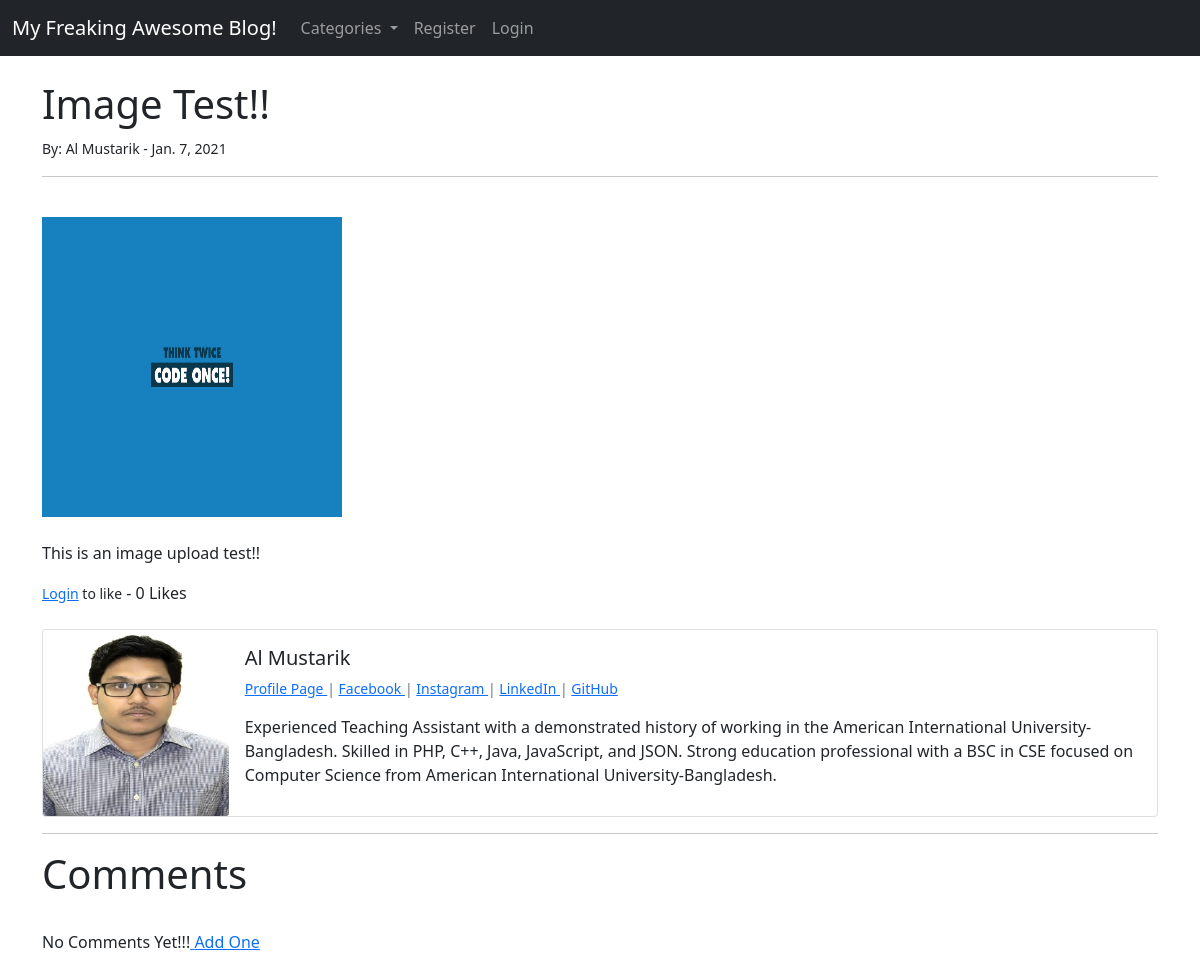
The page /article/18 on the database its author committed.
### myblog/models.py (models this page shows, shortened)
class Post(models.Model):
    title = models.CharField(max_length=255)
    header_image = models.ImageField(null=True, blank=True, upload_to="images/")
    title_tag = models.CharField(max_length=255, default="My Freaking Awesome Blog")
    author = models.ForeignKey(User, on_delete=models.CASCADE)
    body = RichTextField(blank=True, null=True)
    post_date = models.DateField(auto_now_add=True)
    category = models.CharField(max_length=255, default="coding")
    snippet = models.CharField(max_length=255)
    likes = models.ManyToManyField(User, related_name='blog_posts')
    def total_likes(self):
        return self.likes.count()

class UserProfile(models.Model):
    user = models.OneToOneField(User, null=True, on_delete=models.CASCADE)
    bio = models.TextField()
    profile_pic = models.ImageField(null=True, blank=True, upload_to="images/profile/")
    website_url = models.CharField(max_length=255, null=True, blank=True)
    facebook_url = models.CharField(max_length=255, null=True, blank=True)
    instagram_url = models.CharField(max_length=255, null=True, blank=True)
    linkedin_url = models.CharField(max_length=255, null=True, blank=True)
    github_url = models.CharField(max_length=255, null=True, blank=True)

### myblog/views.py (the view)
# urls.py: path('article/<int:pk>', ArticleDetailView.as_view(), name="article-detail"),
class ArticleDetailView(DetailView):
    model = Post
    template_name = 'article_details.html'
    def get_context_data(self, *args, **kwargs):
        cat_menu = Category.objects.all()
        context = super(ArticleDetailView, self).get_context_data(*args, **kwargs)
        stuff = get_object_or_404(Post, id=self.kwargs['pk'])
        total_likes = stuff.total_likes()
        liked = False
        if stuff.likes.filter(id=self.request.user.id).exists():
            liked = True
        context["cat_menu"] = cat_menu
        context["total_likes"] = total_likes
        context["liked"] = liked
        return context

### myblog/models.py (called while the page is built)
    def __str__(self):
        return self.name

### templates/article_details.html (shortened to what this page needs)
{% extends 'base.html' %}
{% load static %}
{% block content %}
    <h1>{{ post.title }}</h1>
    <small> By:
            {{ post.author.first_name }}
            {{ post.author.last_name }} -
            {{ post.post_date }} </small>
    <br/>
    <hr>
    <br/>
    {% if post.header_image %}
        <img src="{{ post.header_image.url }}" height="300" width="300">
    {% endif %}
    <br><br>
    {{ post.body|safe }}
    <form action="{% url 'like_post' post.pk %}" method="post">
        {% if user.is_authenticated %}
            {% if liked %}
                <button type="submit" name="post_id" value="{{ post.id }}" class="btn btn-danger btn-sm">Unlike</button>
            {% else %}
                <button type="submit" name="post_id" value="{{ post.id }}" class="btn btn-primary btn-sm">Like</button>
            {% endif %}
        {% else %}
            <small><a href="{% url 'login' %}">Login</a> to like</small>
        {% endif %}
            - {{ total_likes }} Likes
    </form>
    <br>
    <div class="card mb-3">
          <div class="row g-0">
            <div class="col-md-2">
                {% if post.author.userprofile.profile_pic %}
                    <img src="{{ post.author.userprofile.profile_pic.url }}" class="card-img">
                {% else %}
                    <img src="{% static 'myblog/images/default_profile_pic.png' %}" class="card-img">
                {% endif %}
            </div>
            <div class="col-md-10">
              <div class="card-body">
                <h5 class="card-title">{{ post.author.first_name}} {{ post.author.last_name }}</h5>
                <p class="small text-muted">
                    <a href="{% url 'show_profile_page' post.author.userprofile.id %}"> Profile Page </a> |
                    {% if post.author.userprofile.facebook_url %}
                        <a href="{{ post.author.userprofile.facebook_url }}"> Facebook </a> |
                    {% endif %}
                    {% if post.author.userprofile.instagram_url %}
                        <a href="{{ post.author.userprofile.instagram_url }}"> Instagram </a> |
                    {% endif %}
                    {% if post.author.userprofile.linkedin_url %}
                        <a href="{{ post.author.userprofile.linkedin_url }}"> LinkedIn </a> |
                    {% endif %}
                    {% if post.author.userprofile.github_url %}
                        <a href="{{ post.author.userprofile.github_url }}"> GitHub </a>
                    {% endif %}
                </p>
                <p class="card-text">{{ post.author.userprofile.bio }}</p>
                </div>
            </div>
          </div>
    </div>
        <hr>
    <h1>Comments</h1>
    <br>
    {% if not post.comments.all %}
        No Comments Yet!!!<a href="{% url 'add_comment' post.pk %}"> Add One </a>
    {% endif %}
    <br>
{% endblock %}

### rows shown on the page
Post: title "Image Test!!", author.first_name "Al", author.last_name "Mustarik", post_date "Jan. 7, 2021", header_image (picture), body "This is an image upload test!!", author.userprofile.profile_pic (picture), author.userprofile.bio "Experienced Teaching Assistant with a demonstrated history of working in the American International University- Bangladesh. Skilled in PHP, C++, Java, JavaScript, and JSON. Strong education professional with a BSC in CSE focused on Computer Science from American International University-Bangladesh."

### other values the page prints
{{ total_likes }} "0"
